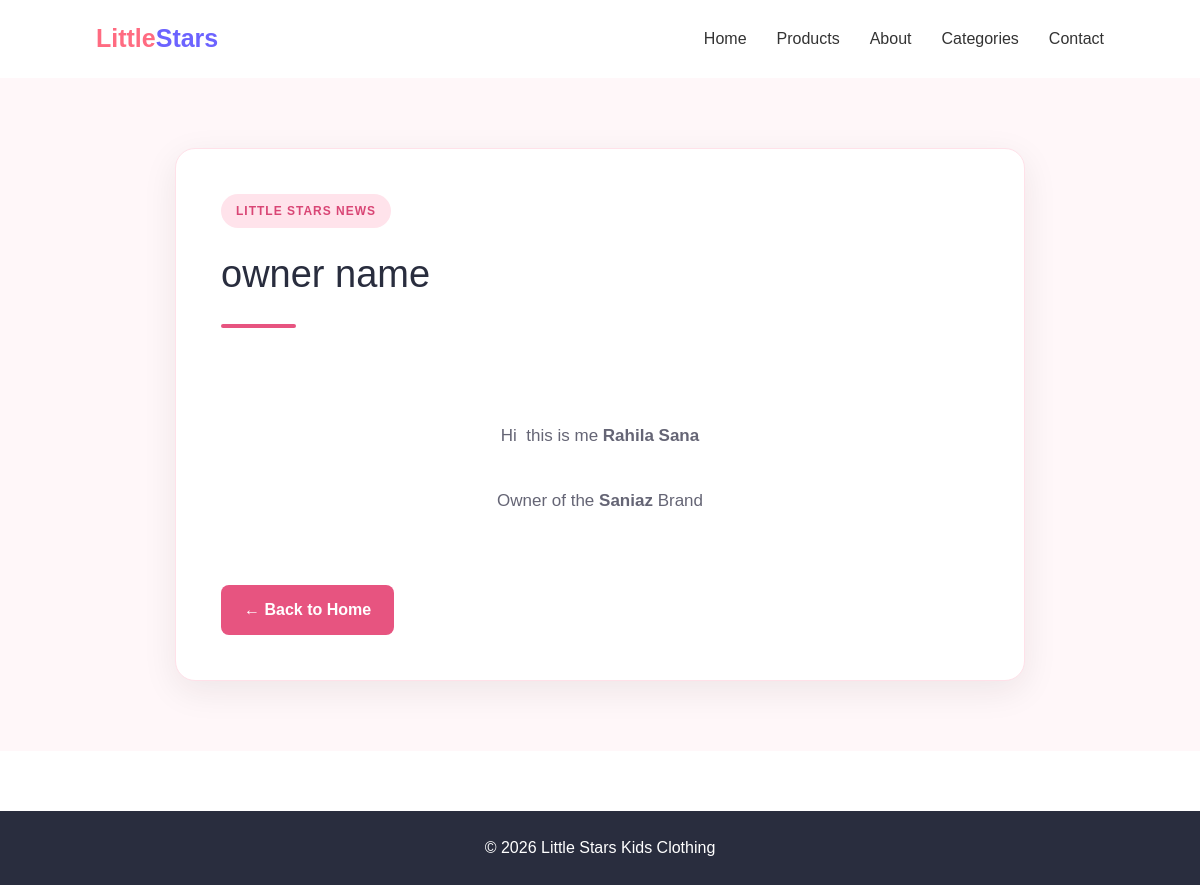
The page /news_detail/1 on the database its author committed.
### news/models.py (models this page shows, shortened)
class News(models.Model):
    title = models.CharField(max_length=200)
    content = HTMLField() # here is the tiny-mc editor
    created_at = models.DateTimeField(auto_now_add=True)

### django_firstproject/views.py (the view)
# urls.py: path('news_detail/<newsid>',views.news_detail,name="news_detail"),
def news_detail(request,newsid):
    newsDetail=News.objects.get(id=newsid)
    data={
        'newsdetail':newsDetail
    }
    return render(request,'detailed_page.html',data)

### template/detailed_page.html (shortened to what this page needs)
{% extends 'base.html' %}
{% block content %}
<section class="news-detail-page">
    <article class="news-card">
        <span class="news-label">LITTLE STARS NEWS</span>
        <h1 class="news-title">
            {{ newsdetail.title }}
        </h1>
        <hr class="news-divider">
        <div class="news-description">
            {{ newsdetail.content | safe }}
        </div>
        <a href="/" class="back-btn">
            ← Back to Home
        </a>
    </article>
</section>
{% endblock %}

### static/css/base.css (style rules this page uses)
* { margin: 0; padding: 0; box-sizing: border-box; }
body { font-family: Arial, sans-serif; }

### template/detailed_page.html (style rules this page uses)
.news-detail-page { min-height: 75vh; padding: 70px 20px; background: #fff7f9; }
.news-card { max-width: 850px; margin: auto; padding: 45px; background: white; border-radius: 20px; box-shadow: 0 10px 35px rgba(40, 20, 30, 0.08); border: 1px solid #ffe1e9; }
.news-label { display: inline-block; padding: 8px 15px; margin-bottom: 22px; border-radius: 30px; background: #ffe3eb; color: #d94675; font-size: 12px; font-weight: bold; letter-spacing: 1px; }
.news-title { margin-bottom: 25px; color: #292d3e; font-size: 38px; line-height: 1.3; overflow-wrap: anywhere; }
.news-divider { width: 75px; height: 4px; margin-bottom: 28px; background: #e75480; border: none; border-radius: 5px; }
.news-description { color: #656575; font-size: 17px; line-height: 1.9; overflow-wrap: anywhere; white-space: pre-line; }
.back-btn { display: inline-block; margin-top: 35px; padding: 13px 23px; background: #e75480; color: white; border-radius: 8px; text-decoration: none; font-weight: bold; transition: 0.3s; }

### rows shown on the page
News: title "owner name", content "Hi this is me Rahila Sana Owner of the Saniaz Brand"
